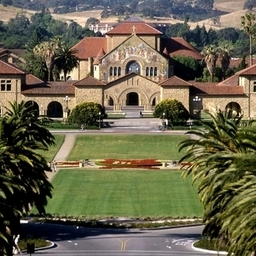
#> input picture stanford.jpg, 256 x 256 px, found by its file name
$ python meanshift.py
#> lines starting #> are read from the running program, lines starting #| are printed output that depends on the picture
### utils.py
from PIL import Image
import numpy as np

import matplotlib.pyplot as plt


# [25 lines left out: function sample_mm_gaussian, not called in this run]


def load_image(filename='stanford.jpg'):
#> called with filename = 'stanford.jpg'
  im = np.array(Image.open('images/' + filename))
#> im is the input picture: shape (256, 256, 3); mean R, G, B 104.3, 99.7, 76.4
  if im.ndim > 2 and im.shape[2] > 3:
    im = im[..., :3]
  return im


def whiten(im):
  H, W, C = im.shape
  # Flatten
  whitened_im = im.reshape(-1, C).astype('float')
  # Whiten the feature
  whitened_im -= np.mean(whitened_im, 0)
  whitened_im /= np.sqrt(np.mean(whitened_im ** 2, 0))
  return whitened_im.reshape(H, W, C)


def load_bilateral_image():
  im = load_image()
  H, W = im.shape[:2]
#> H = 256; W = 256
  y, x = np.mgrid[:H, :W]
  feat = np.concatenate(
      (y[..., np.newaxis], x[..., np.newaxis], im), 2).astype('float')
  return feat, im


# [4 lines that do not run on import are left out]

### meanshift.py
from sklearn.cluster import MeanShift

from utils import load_bilateral_image, whiten
import matplotlib.pyplot as plt

# Get vectorized image
feat, im = load_bilateral_image()
H, W = im.shape[:2]
#> H = 256; W = 256
feat = whiten(feat)

ms = MeanShift(bandwidth=1, bin_seeding=True)
ms.fit(feat.reshape(-1, feat.shape[2]))
labels = ms.labels_

plt.subplot(1, 2, 1)
plt.imshow(im)
plt.axis('off')
plt.subplot(1, 2, 2)
plt.imshow(labels.reshape(H, W))
plt.axis('off')
plt.show()
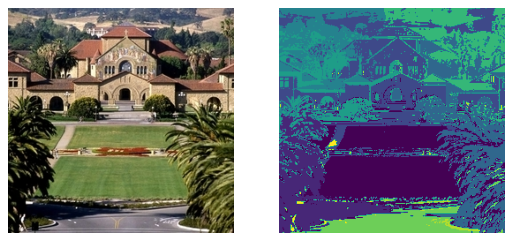
#> figure drawn by matplotlib, 2 panels
